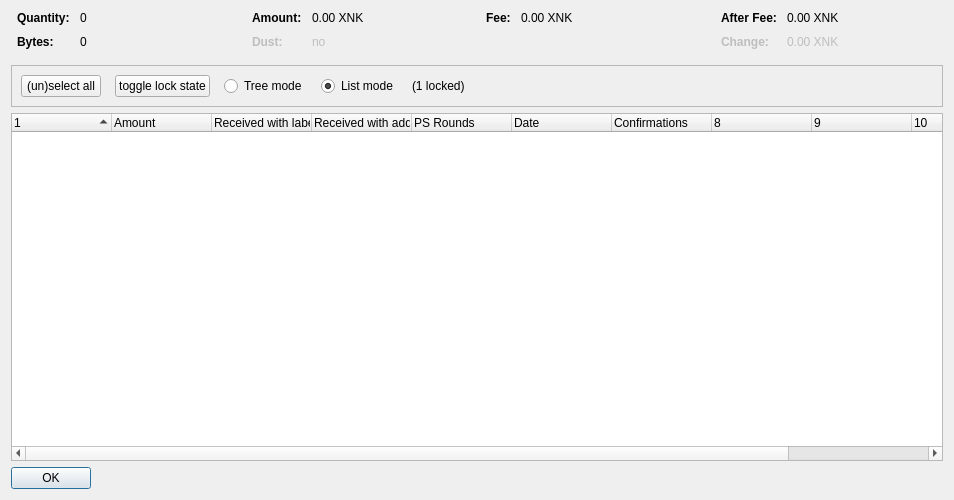
<?xml version="1.0" encoding="UTF-8"?>
<ui version="4.0">
 <class>CoinControlDialog</class>
 <widget class="QDialog" name="CoinControlDialog">
  <property name="geometry">
   <rect>
    <x>0</x>
    <y>0</y>
    <width>954</width>
    <height>500</height>
   </rect>
  </property>
  <property name="windowTitle">
   <string>Coin Selection</string>
  </property>
  <layout class="QVBoxLayout" name="verticalLayout">
   <item>
    <layout class="QHBoxLayout" name="horizontalLayoutTop" stretch="0,0,0,0">
     <property name="topMargin">
      <number>0</number>
     </property>
     <property name="bottomMargin">
      <number>10</number>
     </property>
     <item>
      <layout class="QFormLayout" name="formLayoutCoinControl1">
       <property name="horizontalSpacing">
        <number>10</number>
       </property>
       <property name="verticalSpacing">
        <number>10</number>
       </property>
       <property name="leftMargin">
        <number>6</number>
       </property>
       <property name="rightMargin">
        <number>6</number>
       </property>
       <item row="0" column="0">
        <widget class="QLabel" name="labelCoinControlQuantityText">
         <property name="font">
          <font>
           <weight>75</weight>
           <bold>true</bold>
          </font>
         </property>
         <property name="text">
          <string>Quantity:</string>
         </property>
        </widget>
       </item>
       <item row="0" column="1">
        <widget class="QLabel" name="labelCoinControlQuantity">
         <property name="cursor">
          <cursorShape>IBeamCursor</cursorShape>
         </property>
         <property name="contextMenuPolicy">
          <enum>Qt::ActionsContextMenu</enum>
         </property>
         <property name="text">
          <string notr="true">0</string>
         </property>
         <property name="textInteractionFlags">
          <set>Qt::LinksAccessibleByMouse|Qt::TextSelectableByKeyboard|Qt::TextSelectableByMouse</set>
         </property>
        </widget>
       </item>
       <item row="1" column="0">
        <widget class="QLabel" name="labelCoinControlBytesText">
         <property name="font">
          <font>
           <weight>75</weight>
           <bold>true</bold>
          </font>
         </property>
         <property name="text">
          <string>Bytes:</string>
         </property>
        </widget>
       </item>
       <item row="1" column="1">
        <widget class="QLabel" name="labelCoinControlBytes">
         <property name="cursor">
          <cursorShape>IBeamCursor</cursorShape>
         </property>
         <property name="contextMenuPolicy">
          <enum>Qt::ActionsContextMenu</enum>
         </property>
         <property name="text">
          <string notr="true">0</string>
         </property>
         <property name="textInteractionFlags">
          <set>Qt::LinksAccessibleByMouse|Qt::TextSelectableByKeyboard|Qt::TextSelectableByMouse</set>
         </property>
        </widget>
       </item>
      </layout>
     </item>
     <item>
      <layout class="QFormLayout" name="formLayoutCoinControl2">
       <property name="horizontalSpacing">
        <number>10</number>
       </property>
       <property name="verticalSpacing">
        <number>10</number>
       </property>
       <property name="leftMargin">
        <number>6</number>
       </property>
       <property name="rightMargin">
        <number>6</number>
       </property>
       <item row="0" column="0">
        <widget class="QLabel" name="labelCoinControlAmountText">
         <property name="font">
          <font>
           <weight>75</weight>
           <bold>true</bold>
          </font>
         </property>
         <property name="text">
          <string>Amount:</string>
         </property>
        </widget>
       </item>
       <item row="0" column="1">
        <widget class="QLabel" name="labelCoinControlAmount">
         <property name="cursor">
          <cursorShape>IBeamCursor</cursorShape>
         </property>
         <property name="contextMenuPolicy">
          <enum>Qt::ActionsContextMenu</enum>
         </property>
         <property name="text">
          <string notr="true">0.00 XNK</string>
         </property>
         <property name="textInteractionFlags">
          <set>Qt::LinksAccessibleByMouse|Qt::TextSelectableByKeyboard|Qt::TextSelectableByMouse</set>
         </property>
        </widget>
       </item>
       <item row="1" column="0">
        <widget class="QLabel" name="labelCoinControlLowOutputText">
         <property name="enabled">
          <bool>false</bool>
         </property>
         <property name="font">
          <font>
           <weight>75</weight>
           <bold>true</bold>
          </font>
         </property>
         <property name="text">
          <string>Dust:</string>
         </property>
        </widget>
       </item>
       <item row="1" column="1">
        <widget class="QLabel" name="labelCoinControlLowOutput">
         <property name="enabled">
          <bool>false</bool>
         </property>
         <property name="cursor">
          <cursorShape>IBeamCursor</cursorShape>
         </property>
         <property name="contextMenuPolicy">
          <enum>Qt::ActionsContextMenu</enum>
         </property>
         <property name="text">
          <string notr="true">no</string>
         </property>
         <property name="textInteractionFlags">
          <set>Qt::LinksAccessibleByMouse|Qt::TextSelectableByKeyboard|Qt::TextSelectableByMouse</set>
         </property>
        </widget>
       </item>
      </layout>
     </item>
     <item>
      <layout class="QFormLayout" name="formLayoutCoinControl3">
       <property name="horizontalSpacing">
        <number>10</number>
       </property>
       <property name="verticalSpacing">
        <number>10</number>
       </property>
       <property name="leftMargin">
        <number>6</number>
       </property>
       <property name="rightMargin">
        <number>6</number>
       </property>
       <item row="0" column="0">
        <widget class="QLabel" name="labelCoinControlFeeText">
         <property name="font">
          <font>
           <weight>75</weight>
           <bold>true</bold>
          </font>
         </property>
         <property name="text">
          <string>Fee:</string>
         </property>
        </widget>
       </item>
       <item row="0" column="1">
        <widget class="QLabel" name="labelCoinControlFee">
         <property name="cursor">
          <cursorShape>IBeamCursor</cursorShape>
         </property>
         <property name="contextMenuPolicy">
          <enum>Qt::ActionsContextMenu</enum>
         </property>
         <property name="text">
          <string notr="true">0.00 XNK</string>
         </property>
         <property name="textInteractionFlags">
          <set>Qt::LinksAccessibleByMouse|Qt::TextSelectableByKeyboard|Qt::TextSelectableByMouse</set>
         </property>
        </widget>
       </item>
      </layout>
     </item>
     <item>
      <layout class="QFormLayout" name="formLayoutCoinControl4">
       <property name="horizontalSpacing">
        <number>10</number>
       </property>
       <property name="verticalSpacing">
        <number>10</number>
       </property>
       <property name="leftMargin">
        <number>6</number>
       </property>
       <property name="rightMargin">
        <number>6</number>
       </property>
       <item row="0" column="0">
        <widget class="QLabel" name="labelCoinControlAfterFeeText">
         <property name="font">
          <font>
           <weight>75</weight>
           <bold>true</bold>
          </font>
         </property>
         <property name="text">
          <string>After Fee:</string>
         </property>
        </widget>
       </item>
       <item row="0" column="1">
        <widget class="QLabel" name="labelCoinControlAfterFee">
         <property name="cursor">
          <cursorShape>IBeamCursor</cursorShape>
         </property>
         <property name="contextMenuPolicy">
          <enum>Qt::ActionsContextMenu</enum>
         </property>
         <property name="text">
          <string notr="true">0.00 XNK</string>
         </property>
         <property name="textInteractionFlags">
          <set>Qt::LinksAccessibleByMouse|Qt::TextSelectableByKeyboard|Qt::TextSelectableByMouse</set>
         </property>
        </widget>
       </item>
       <item row="1" column="0">
        <widget class="QLabel" name="labelCoinControlChangeText">
         <property name="enabled">
          <bool>false</bool>
         </property>
         <property name="font">
          <font>
           <weight>75</weight>
           <bold>true</bold>
          </font>
         </property>
         <property name="text">
          <string>Change:</string>
         </property>
        </widget>
       </item>
       <item row="1" column="1">
        <widget class="QLabel" name="labelCoinControlChange">
         <property name="enabled">
          <bool>false</bool>
         </property>
         <property name="cursor">
          <cursorShape>IBeamCursor</cursorShape>
         </property>
         <property name="contextMenuPolicy">
          <enum>Qt::ActionsContextMenu</enum>
         </property>
         <property name="text">
          <string notr="true">0.00 XNK</string>
         </property>
         <property name="textInteractionFlags">
          <set>Qt::LinksAccessibleByMouse|Qt::TextSelectableByKeyboard|Qt::TextSelectableByMouse</set>
         </property>
        </widget>
       </item>
      </layout>
     </item>
    </layout>
   </item>
   <item>
    <widget class="QFrame" name="frame">
     <property name="minimumSize">
      <size>
       <width>0</width>
       <height>40</height>
      </size>
     </property>
     <property name="frameShape">
      <enum>QFrame::StyledPanel</enum>
     </property>
     <property name="frameShadow">
      <enum>QFrame::Sunken</enum>
     </property>
     <layout class="QHBoxLayout" name="horizontalLayout">
      <item>
       <layout class="QHBoxLayout" name="horizontalLayoutPanel" stretch="0,0,0,0,0,0">
        <property name="spacing">
         <number>14</number>
        </property>
        <item>
         <widget class="QPushButton" name="pushButtonSelectAll">
          <property name="sizePolicy">
           <sizepolicy hsizetype="Maximum" vsizetype="Fixed">
            <horstretch>0</horstretch>
            <verstretch>0</verstretch>
           </sizepolicy>
          </property>
          <property name="text">
           <string>(un)select all</string>
          </property>
          <property name="autoDefault">
           <bool>false</bool>
          </property>
         </widget>
        </item>
        <item>
         <widget class="QPushButton" name="pushButtonToggleLock">
          <property name="sizePolicy">
           <sizepolicy hsizetype="Maximum" vsizetype="Fixed">
            <horstretch>0</horstretch>
            <verstretch>0</verstretch>
           </sizepolicy>
          </property>
          <property name="text">
           <string>toggle lock state</string>
          </property>
          <property name="autoDefault">
           <bool>false</bool>
          </property>
         </widget>
        </item>
        <item>
         <widget class="QRadioButton" name="radioTreeMode">
          <property name="sizePolicy">
           <sizepolicy hsizetype="Maximum" vsizetype="Fixed">
            <horstretch>0</horstretch>
            <verstretch>0</verstretch>
           </sizepolicy>
          </property>
          <property name="text">
           <string>Tree mode</string>
          </property>
         </widget>
        </item>
        <item>
         <widget class="QRadioButton" name="radioListMode">
          <property name="sizePolicy">
           <sizepolicy hsizetype="Maximum" vsizetype="Fixed">
            <horstretch>0</horstretch>
            <verstretch>0</verstretch>
           </sizepolicy>
          </property>
          <property name="text">
           <string>List mode</string>
          </property>
          <property name="checked">
           <bool>true</bool>
          </property>
         </widget>
        </item>
        <item>
         <widget class="QLabel" name="labelLocked">
          <property name="text">
           <string>(1 locked)</string>
          </property>
         </widget>
        </item>
        <item>
         <spacer name="horizontalSpacer">
          <property name="orientation">
           <enum>Qt::Horizontal</enum>
          </property>
          <property name="sizeHint" stdset="0">
           <size>
            <width>40</width>
            <height>20</height>
           </size>
          </property>
         </spacer>
        </item>
       </layout>
      </item>
     </layout>
    </widget>
   </item>
   <item>
    <widget class="CoinControlTreeWidget" name="treeWidget">
     <property name="contextMenuPolicy">
      <enum>Qt::CustomContextMenu</enum>
     </property>
     <property name="sortingEnabled">
      <bool>false</bool>
     </property>
     <property name="columnCount">
      <number>11</number>
     </property>
     <attribute name="headerShowSortIndicator" stdset="0">
      <bool>true</bool>
     </attribute>
     <attribute name="headerStretchLastSection">
      <bool>false</bool>
     </attribute>
     <column>
      <property name="text">
       <string/>
      </property>
     </column>
     <column>
      <property name="text">
       <string>Amount</string>
      </property>
     </column>
     <column>
      <property name="text">
       <string>Received with label</string>
      </property>
     </column>
     <column>
      <property name="text">
       <string>Received with address</string>
      </property>
     </column>
     <column>
      <property name="text">
       <string>PS Rounds</string>
      </property>
     </column>
     <column>
      <property name="text">
       <string>Date</string>
      </property>
     </column>
     <column>
      <property name="text">
       <string>Confirmations</string>
      </property>
      <property name="toolTip">
       <string>Confirmed</string>
      </property>
     </column>
     <column>
      <property name="text">
       <string/>
      </property>
     </column>
     <column>
      <property name="text">
       <string/>
      </property>
     </column>
     <column>
      <property name="text">
       <string/>
      </property>
     </column>
     <column>
      <property name="text">
       <string/>
      </property>
     </column>
    </widget>
   </item>
   <item>
    <widget class="QDialogButtonBox" name="buttonBox">
     <property name="sizePolicy">
      <sizepolicy hsizetype="Maximum" vsizetype="Fixed">
       <horstretch>0</horstretch>
       <verstretch>0</verstretch>
      </sizepolicy>
     </property>
     <property name="orientation">
      <enum>Qt::Horizontal</enum>
     </property>
     <property name="standardButtons">
      <set>QDialogButtonBox::Ok</set>
     </property>
    </widget>
   </item>
  </layout>
 </widget>
 <customwidgets>
  <customwidget>
   <class>CoinControlTreeWidget</class>
   <extends>QTreeWidget</extends>
   <header>coincontroltreewidget.h</header>
  </customwidget>
 </customwidgets>
 <resources/>
 <connections/>
</ui>
